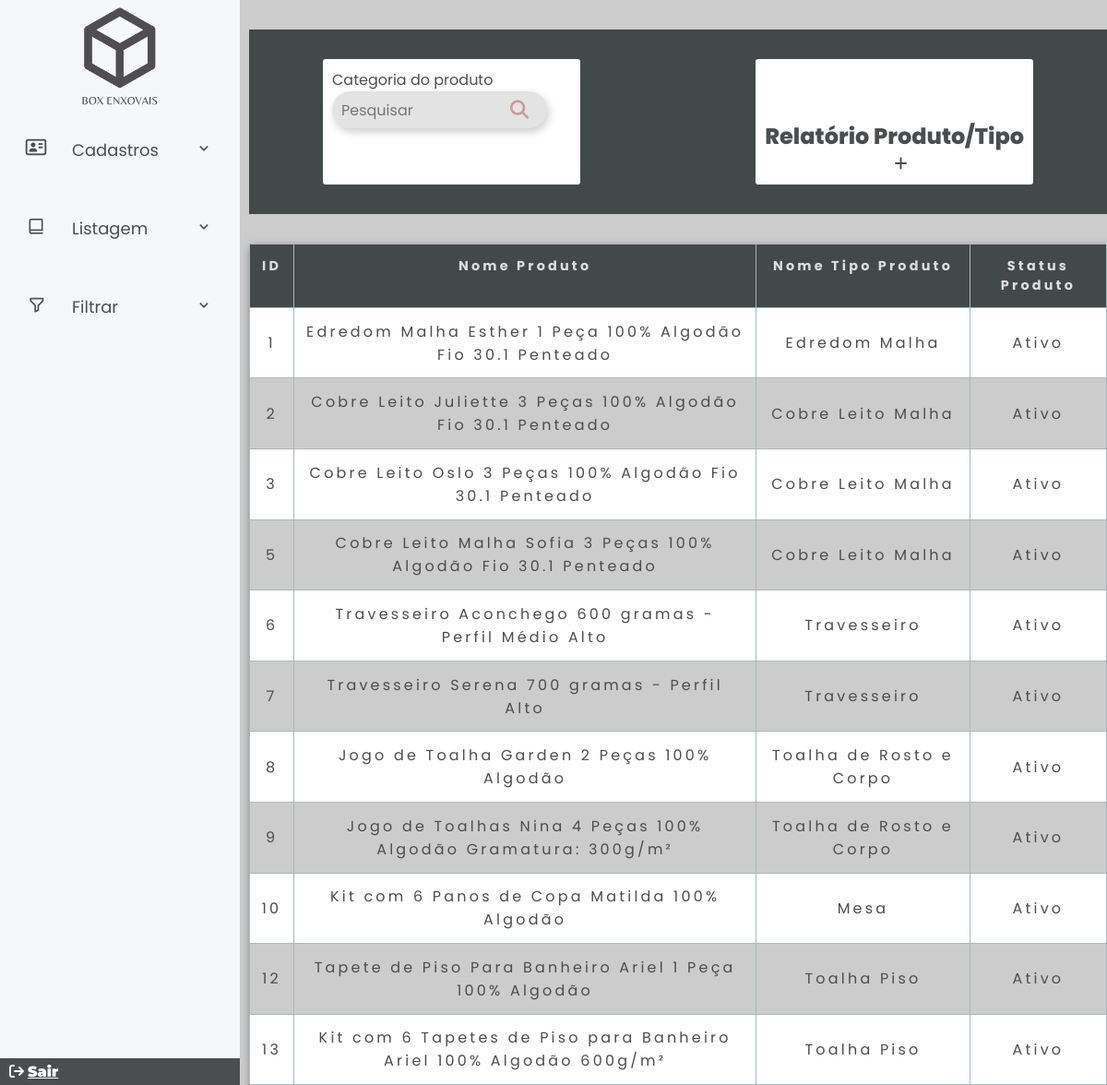
The app's page /adm/relatorioProdTipo.php with its own data.
### tables this page shows
CREATE TABLE `produto` (
  `codProd` int(11) NOT NULL,
  `nomeProd` varchar(100) DEFAULT NULL,
  `descricao` varchar(1000) DEFAULT NULL,
  `cuidado` varchar(2000) NOT NULL,
  `med_casal` varchar(100) NOT NULL,
  `med_queen` varchar(100) NOT NULL,
  `med_superKing` varchar(100) NOT NULL,
  `med_solteiro` varchar(100) NOT NULL,
  `valor` double NOT NULL,
  `qntd` int(11) DEFAULT NULL,
  `arquivo` varchar(100) DEFAULT NULL,
  `arquivo2` varchar(100) NOT NULL,
  `marca_produto_cod` int(11) DEFAULT NULL,
  `tipo_produto_cod` int(11) DEFAULT NULL,
  `status` int(11) NOT NULL DEFAULT 1
);

CREATE TABLE `tipo_produto` (
  `codTipoProd` int(11) NOT NULL,
  `nomeTipoProd` varchar(100) DEFAULT NULL,
  `status` int(11) NOT NULL DEFAULT 1,
  `categoria_id` int(11) DEFAULT NULL
);

### adm/relatorioProdTipo.php (the view, shortened to what this page needs)
<?php
require_once("../assets/conexao.php");
$V_WHERE = "";
$sql = "SELECT p.codProd, p.nomeProd, p.status, tp.nomeTipoProd
FROM produto p
JOIN tipo_produto tp ON p.tipo_produto_cod = tp.codTipoProd
WHERE 1 = 1" . $V_WHERE;
$resultado = mysqli_query($conexao, $sql);
?>
<?php require_once("sidebar.php"); ?>
<section class="home-section">
    <div class="card-listar">
        <div class="card-body pesquisar">
            <form method="POST">
                <div class="input-group">
                    <div class="input-box">
                        <label for="nomeTipo">Categoria do produto</label>
                        <div class="search-box">
                            <input type="text" class="search-text" placeholder="Pesquisar" id="nomeTipo" name="nomeTipo" />
                            <button class="search-btn" name="pesquisar"><i class="fa-solid fa-magnifying-glass cor-i"></i></button>
                        </div>
                    </div>
                </div>
            </form>
        </div>
        <div class="card-body">
            <h2 class="title-marca">Relatório Produto/Tipo</h2>
            <a href="cadMarcaProduto.php" class="btn-plus"><i class="fa-solid fa-plus"></i></a>
        </div>
    </div>
    <div class="container mt-3">
        <div class="tbl_container">
            <table class="tbl">
                <thead>
                    <tr>
                        <th>ID</th>
                        <th>Nome Produto</th>
                        <th>Nome Tipo Produto</th>
                        <th>Status Produto</th>
                    </tr>
                <tbody>
                    <?php while ($linha = mysqli_fetch_array($resultado)) { ?>
                        <tr>
                            <td data-lable="ID"><?= $linha['codProd'] ?></td>
                            <td data-lable="Nome Produto"><?= $linha['nomeProd'] ?></td>
                            <td data-lable="Nome Tipo Produto"><?= $linha['nomeTipoProd'] ?></td>
                            <td data-lable="Status">
                                <?php echo ($linha['status'] == 1) ? 'Ativo' : 'Inativo'; ?>
                            </td>
                        </tr>
                    <?php } ?>
                </tbody>
                </thead>
            </table>
        </div>
    </div>
</section>
<?php require_once("rodapeSidebar.php") ?>

### assets/css/adm.css (style rules this page uses)
* { margin: 0; padding: 0; box-sizing: border-box; font-family: 'Montserrat'; color: #4c4d4f; }
.home-section { margin-left: 270px; width: 80%; }
.card-body { border: none; padding: 10px; background: #fff; border-radius: 3px; margin: 2rem; margin-left: 5rem; margin-right: 5rem; }
.pesquisar { width: 50%; justify-content: space-between; }
.title-marca { margin-top: 20%; align-items: center; font-weight:800; }
.btn-plus { color: #cb9897; margin-left: 50%; margin-right: 50%; }
.container { max-width: 1440px; max-height: 90%; width: 100%; background: #fff; box-shadow: 2px 4px 10px rgba(0,0,0,0.5); border-radius: 3px; }
.tbl { width: 100%; border-collapse: collapse; }
.tbl thead { background: #424949; color: #fff; }
.tbl thead tr th { font-size: 0.9rem; padding: 0.8rem; letter-spacing: 0.2rem; vertical-align: top; border: 1px solid #aab7b8; color: #ddd; }
.tbl tbody tr td { font-size: 1rem; letter-spacing: 0.2rem; font-weight: normal; text-align: center; border: 1px solid #aab7b8; padding: 0.8rem; }
.tbl tr:nth-child(even) { background: #ccc; }
.search-box { width: 80%; background:#0000001c; box-shadow: 2px 4px 10px rgba(0,0,0,0.2); height: 40px; padding: 10px; border-radius: 40px; display: flex; justify-content: space-between; align-items: center; }
.search-text { border: none; background: none; width: 80%; outline: none; padding: 0; color: #000; font-size: 16px; transition: 0.5s; }
.search-btn { width: 40px; height: 40px; border-radius: 50%; background: none; border: none; display: flex; justify-content: center; align-items: center; transition: 0.5s; }
.cor-i { color: #cb9897; font-size: 20px; }

### adm/relatorioProdTipo.php (style rules this page uses)
* { padding: 0; margin: 0; box-sizing: border-box; font-family: "poppins", sans-serif; }
body { background: #ccc; display: flex; justify-content: center; align-items: center; min-height: 100vh; }
.card-listar { display: flex; justify-content: space-between; background: #424949; margin-top: 2rem; margin-bottom: 2rem; }
.pesquisar { width: 30%; justify-content: space-between; }
.search-box { width: 90%; background:#0000001c; box-shadow: 2px 4px 10px rgba(0,0,0,0.2); height: 40px; padding: 10px; border-radius: 40px; display: flex; justify-content: space-between; align-items: center; }

### records on screen
produto: codProd "1", nomeProd "Edredom Malha Esther 1 Peça 100% Algodão Fio 30.1 Penteado", tipo_produto_cod.nomeTipoProd "Edredom Malha", status "Ativo"
produto: codProd "2", nomeProd "Cobre Leito Juliette 3 Peças 100% Algodão Fio 30.1 Penteado", tipo_produto_cod.nomeTipoProd "Cobre Leito Malha", status "Ativo"
produto: codProd "3", nomeProd "Cobre Leito Oslo 3 Peças 100% Algodão Fio 30.1 Penteado", tipo_produto_cod.nomeTipoProd "Cobre Leito Malha", status "Ativo"
produto: codProd "5", nomeProd "Cobre Leito Malha Sofia 3 Peças 100% Algodão Fio 30.1 Penteado", tipo_produto_cod.nomeTipoProd "Cobre Leito Malha", status "Ativo"
produto: codProd "6", nomeProd "Travesseiro Aconchego 600 gramas - Perfil Médio Alto", tipo_produto_cod.nomeTipoProd "Travesseiro", status "Ativo"
produto: codProd "7", nomeProd "Travesseiro Serena 700 gramas - Perfil Alto", tipo_produto_cod.nomeTipoProd "Travesseiro", status "Ativo"
produto: codProd "8", nomeProd "Jogo de Toalha Garden 2 Peças 100% Algodão", tipo_produto_cod.nomeTipoProd "Toalha de Rosto e Corpo", status "Ativo"
produto: codProd "9", nomeProd "Jogo de Toalhas Nina 4 Peças 100% Algodão Gramatura: 300g/m²", tipo_produto_cod.nomeTipoProd "Toalha de Rosto e Corpo", status "Ativo"
produto: codProd "10", nomeProd "Kit com 6 Panos de Copa Matilda 100% Algodão", tipo_produto_cod.nomeTipoProd "Mesa", status "Ativo"
produto: codProd "12", nomeProd "Tapete de Piso Para Banheiro Ariel 1 Peça 100% Algodão", tipo_produto_cod.nomeTipoProd "Toalha Piso", status "Ativo"
produto: codProd "13", nomeProd "Kit com 6 Tapetes de Piso para Banheiro Ariel 100% Algodão 600g/m²", tipo_produto_cod.nomeTipoProd "Toalha Piso", status "Ativo"
